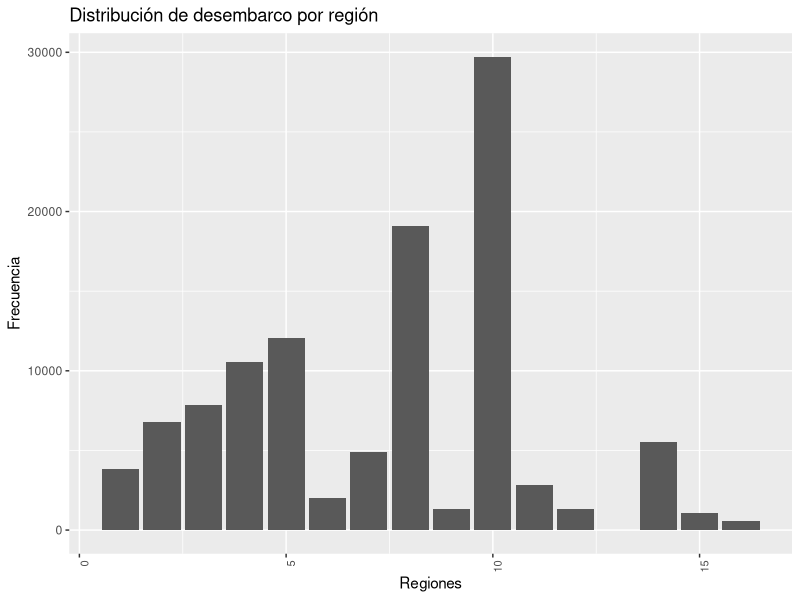

Generate this figure with R:
## ---- chunk 1
library(readr)
library(ggplot2)
library(dplyr)
library(tidyr)
knitr::opts_chunk$set(echo = TRUE)
## ---- chunk 2
dataset <- read_csv("Desembarque por caleta y recurso.csv")

## ---- chunk 3
head(dataset)
## ---- chunk 4
dataset2 <- gather(data = dataset, key = "Meses", value = "Kilos", 6:17)
dataset2 <- select(dataset2, -TOTAL) #Eliminamos el total
head(dataset2)
## ---- chunk 5
summary(dataset2)
## ---- chunk 6
dataset3 <- dataset2 %>% 
  mutate(Kilos = ifelse(is.na(Kilos), 0, Kilos))
## ---- chunk 7
summary(dataset3$Kilos)
## ---- chunk 8
dataset3$Kilos <- as.numeric(dataset3$Kilos)
summary(dataset3$Kilos)
class(dataset3$Kilos)
## ---- chunk 9
subset_dataset <- dataset3 %>%
  filter(Region != 99)

## ---- chunk 10
ggplot(subset_dataset, aes(x = Region)) +
  geom_bar() +
  labs(title = "Distribución de desembarco por región") +
  xlab("Regiones") +
  ylab("Frecuencia") +
  theme(axis.text.x = element_text(angle = 90, hjust = 1, size = 8))
